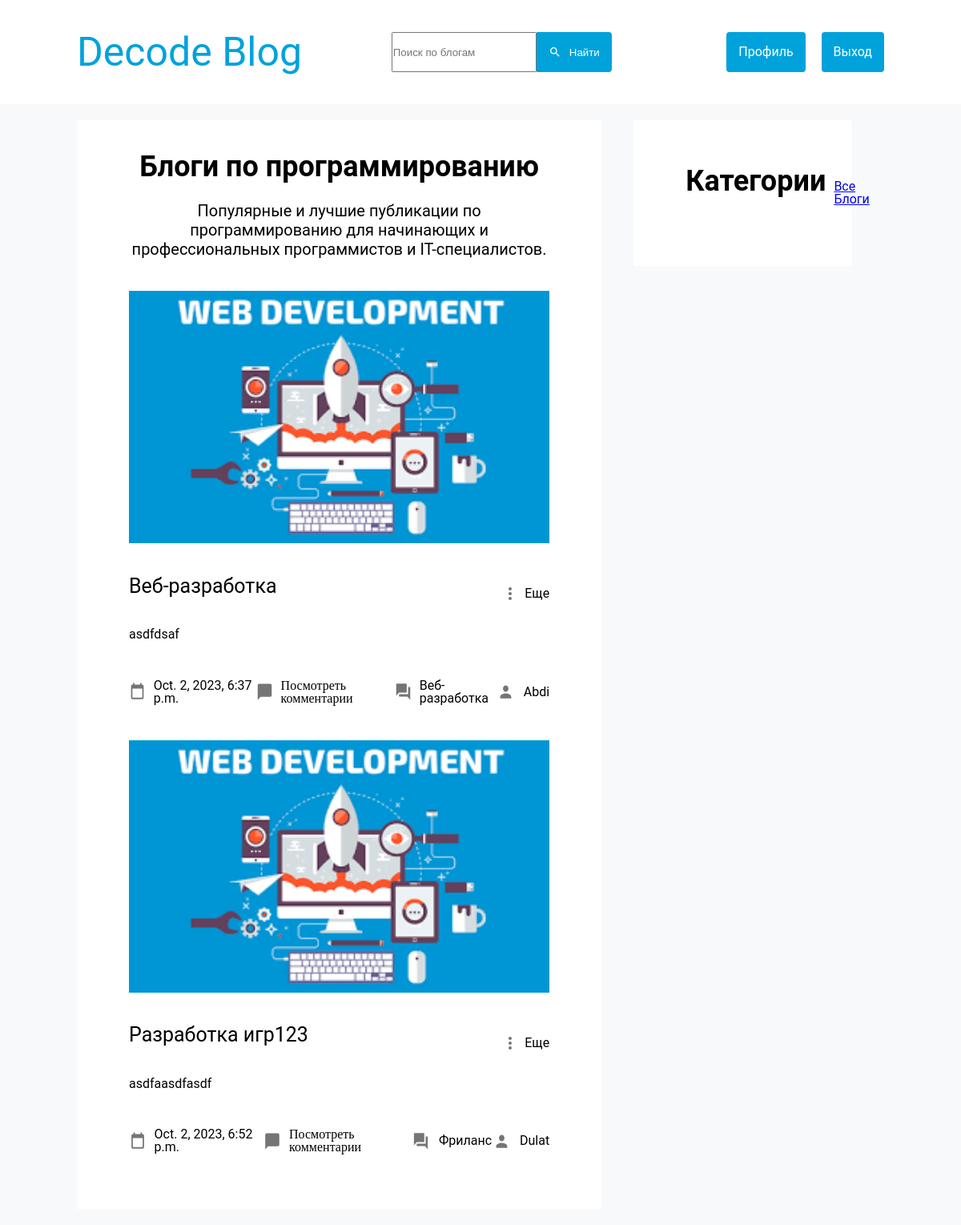
Page /decode_blog/ on the earlier database version.
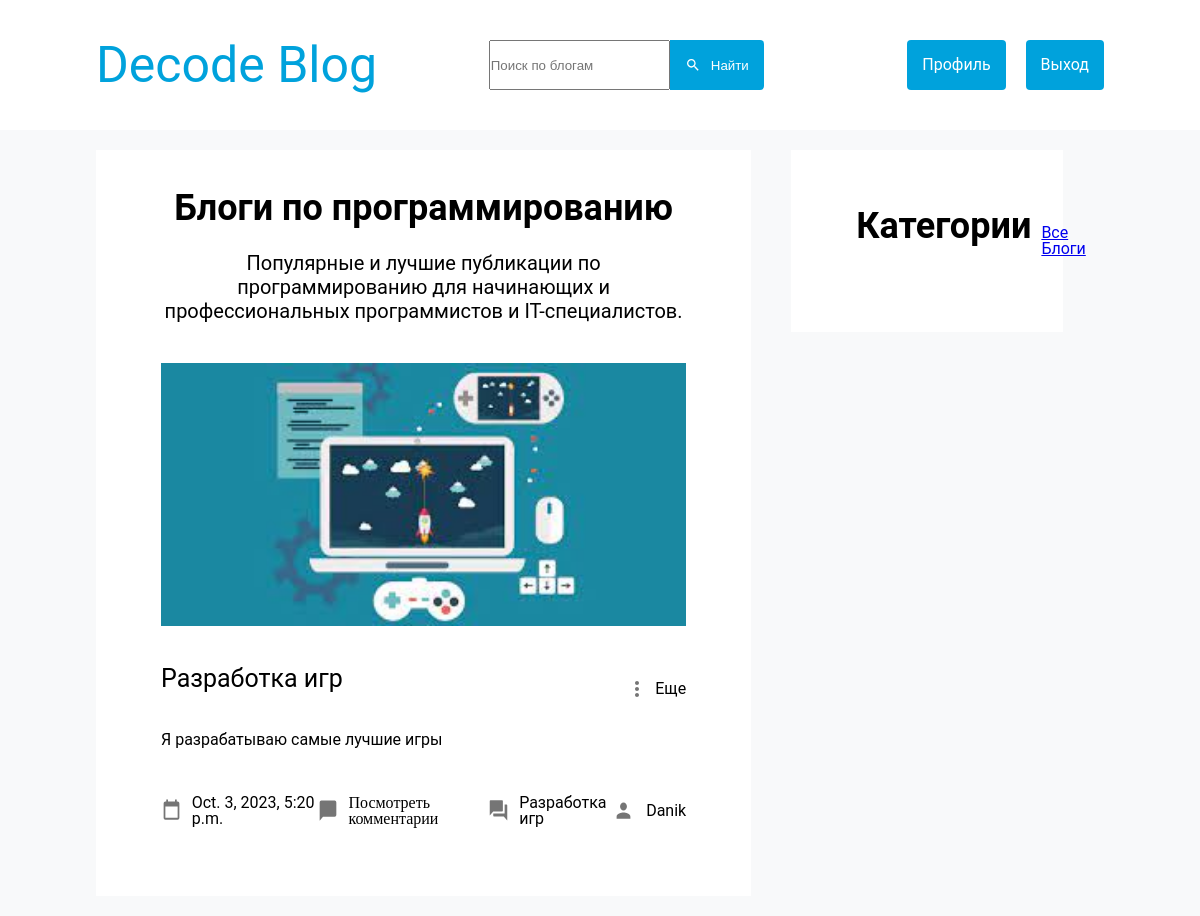
Same page on the later database version.
### decode_blog/models.py (models this page shows, shortened)
class NewBlog(models.Model):
    name = models.CharField(max_length=100, null=False, default="")
    image = models.ImageField(blank=True, upload_to=uniq_name_upload)
    category = models.ForeignKey(Category, on_delete=models.CASCADE, null=True)
    description = models.TextField(null=False)
    author = models.ForeignKey(User, on_delete=models.CASCADE)
    date = models.DateTimeField(default=datetime.datetime.today())
    class Meta:
        verbose_name = 'Newlog'
        verbose_name_plural = 'NewBlogs'

class Category(models.Model):
    name = models.CharField(max_length=50)
    class Meta:
        verbose_name = 'Category'
        verbose_name_plural = 'Categories'
    def __str__(self):
        return self.name

### decode_blog/views.py (the view)
# urls.py: 2. Add a URL to urlpatterns:  path('', views.home, name='home')
def home(request):
    newblogs = NewBlog.objects.all()
    data = {
        'menu': menu,
        'title': 'Главная страница',
        'newblogs': newblogs,
    }
    return render(request, 'decode_blog/home.html', context=data)

### decode_blog/templates/decode_blog/home.html (shortened to what this page needs)
{% load static %}
<!DOCTYPE html>
<html lang="en">
<head>
  <link rel="stylesheet" href="{% static 'decode_blog/css/style.css' %}">
  <link rel="stylesheet" href="{% static 'decode_blog/css/comment.css' %}">
</head>
<body>
    <header class="header container">
      <div class="header-logo">
          <a href="">Decode Blog</a>
      </div>
      <div class="header-search">
        <form action="{% url 'decode_blog:search_h' %}" class="display-form">
          <input type="search_h" class="input-search" placeholder="Поиск по блогам" name="search_h">
          <button type="submit" class="button button-search">
            <img src="{% static 'decode_blog/images/search.svg' %}" alt="">
            Найти
          </button>
        </form>
      </div>
      <div>
            <div class="button-group">
              {% if request.user.is_authenticate %}
                <a href="{% url 'authe:signup' %}" class="button">Регистрация</a>
                <a href="{% url 'authe:signin' %}" class="button">Вход</a>
              {% else %}
                  <a href="{% url 'authe:profile' %}" class="button">Профиль</a>
                  <a href="{% url 'authe:signout' %}" class="button">Выход</a>
              {% endif %}
            </div>
      </div>
    </header>
    <section class="container page">
      <div class="page-content">
        <h2 class="page-title">Блоги по программированию</h2>
        <p class="page-desc">Популярные и лучшие публикации по программированию для начинающих
   и профессиональных программистов и IT-специалистов.</p>
   <div class="blogs">
    {% for n in newblogs %}
    <div class="blog-item">
      {% if n.image %}
        <img class="blog-item--img" src="{{ n.image.url }}" alt="">
      {% endif %}
      <div class="blog-header">
        <p class="blog-header-p">{{ n.name }}</p>
        <span class="link">
          <img src="{% static 'decode_blog/images/dots.svg' %}" alt="">
          Еще
        </span>
      </div>
      <p class="blog-desc">
        {{ n.description }}
      </p>
      <div class="blog-info">
        <span class="link">
          <img src="{% static 'decode_blog/images/date.svg' %}" alt="">
          {{ n.date }}
        </span>
        <div class="blog-info">
          <span class="link">
          <img src="{% static 'decode_blog/images/message.svg' %}" alt="">
          <a href="{% url 'decode_blog:comments-blog' n.id %}" class="blogs-comments">Посмотреть комментарии</a>
          </span>
        </div>
        <span class="link">
          <img src="{% static 'decode_blog/images/forums.svg' %}" alt="">
          {{ n.category }}
        </span>
        <a class="link">
          <img src="{% static 'decode_blog/images/person.svg' %}" alt="">
         {{ n.author }}
        </a>
      </div>
    </div>
    {% endfor %}
  </div>
</div>
      <div class="page-info">
            <div class="page-header">
                <h2>Категории</h2>
                {% if category_id == 0 %}
                <a href="{% url 'decode_blog:home' %}" class="categories"></a>
            {% else %}
                <a href="{% url 'decode_blog:home' %}">Все Блоги</a>
            {% endif %}
      </div>
    </section>
</body>
</html>

### decode_blog/static/decode_blog/css/style.css (style rules this page uses)
html, body, div, span, applet, object, iframe, h1, h2, h3, h4, h5, h6, p, blockquote, pre, a, abbr, acronym, address, big, cite, code, del, dfn, em, img, ins, kbd, q, s, samp, small, strike, strong, sub, sup, tt, var, b, u, i, center, dl, dt, dd, ol, ul, li, fieldset, form, label, legend, table, caption, tbody, tfoot, thead, tr, th, td, article, aside, canvas, details, embed, figure, figcaption, footer, header, hgroup, menu, nav, output, ruby, section, summary, time, mark, audio, video { margin: 0; padding: 0; border: 0; font-size: 100%; font: inherit; vertical-align: baseline; box-sizing: border-box; font-family: 'Roboto', sans-serif; }
article, aside, details, figcaption, figure, footer, header, hgroup, menu, nav, section { display: block; }
body { line-height: 1; }
html { font-size: 16px; }
.header { width: 100%; display: flex; justify-content: space-between; height: 130px; align-items: center; background-color: #fff; }
.header-logo a { font-size: 50px; color: #00A2DC; text-decoration: none; }
.header-search { display: flex; justify-content: center; }
.container { padding: 0 8%; }
.page { display: flex; gap: 20px; background-color: #F8F9FA; padding-top: 20px; padding-bottom: 20px; min-height: calc(100vh - 130px); }
.page-content { width: 65%; background-color: #fff; padding: 65px; }
.page-info { width: calc(35% - 20px); background-color: #fff; padding: 65px; margin-bottom: auto; }
.page-header { display: flex; justify-content: space-between; align-items: center; }
.page-header h2 { font-size: 36px; font-weight: 700; margin-top: -30px; }
.button { height: 50px; padding: 0 15px; display: flex; align-items: center; background-color: #00A2DC; color: #fff; border-radius: 4px; border: none; outline: none; text-decoration: none; }
.button > img { width: 16px; height: 16px; margin-right: 10px; }
.button-search { border-top-left-radius: 0; border-bottom-left-radius: 0; }
.button-group { display: flex; flex-wrap: wrap; gap: 20px; }
.blog-item--img { width: 100%; }
.page-title { text-align: center; font-size: 36px; margin-bottom: 20px; font-family: 'Roboto'; font-weight: 700; line-height: 46px; letter-spacing: 0em; margin-top: -30px; }
.page-desc { line-height: 1.4; text-align: center; margin-bottom: 20px; font-family: 'Roboto'; font-size: 20px; font-weight: 400; line-height: 24px; letter-spacing: 0em; text-align: center; }
.blog-item { margin-top: 40px; }
.blog-header { display: flex; justify-content: space-between; align-items: center; margin: 20px 0; }
.link { display: flex; align-items: center; position: relative; height: 40px; margin-top: 20px; }
.link > img { width: 16px; height: 16px; margin-right: 10px; }
.blog-desc { line-height: 1.4; margin: 20px 0; margin-bottom: 10px; }
.blog-info { display: flex; justify-content: space-between; }
.blog-info > .link > img { width: 25px; height: 25px; }
.link { display: flex; align-items: center; position: relative; height: 40px; }
.blog-desc { line-height: 1.4; margin: 20px 0; }
.blog-header-p { font-size: 25px; }
.page-info { display: flex; flex-direction: column; width: 27%; margin-left: 20px; }
.page-info a { padding: 10px ; }
.display-form { display: flex; }

### decode_blog/static/decode_blog/css/comment.css (style rules this page uses)
* { margin: 0px; padding: 0px; }
.link a { text-decoration: none; color: #000000; font-family: 'Robonto sans-serif'; font-size: 16px; }

Differences in the rows shown:
removed NewBlog: image (picture), name "Веб-разработка", description "asdfdsaf", date "Oct. 2, 2023, 6:37 p.m.", category "Веб-разработка", author "Abdi"
removed NewBlog: image (picture), name "Разработка игр123", description "asdfaasdfasdf", date "Oct. 2, 2023, 6:52 p.m.", category "Фриланс", author "Dulat"
added NewBlog: image (picture), name "Разработка игр", description "Я разрабатываю самые лучшие игры", date "Oct. 3, 2023, 5:20 p.m.", category "Разработка игр", author "Danik"
